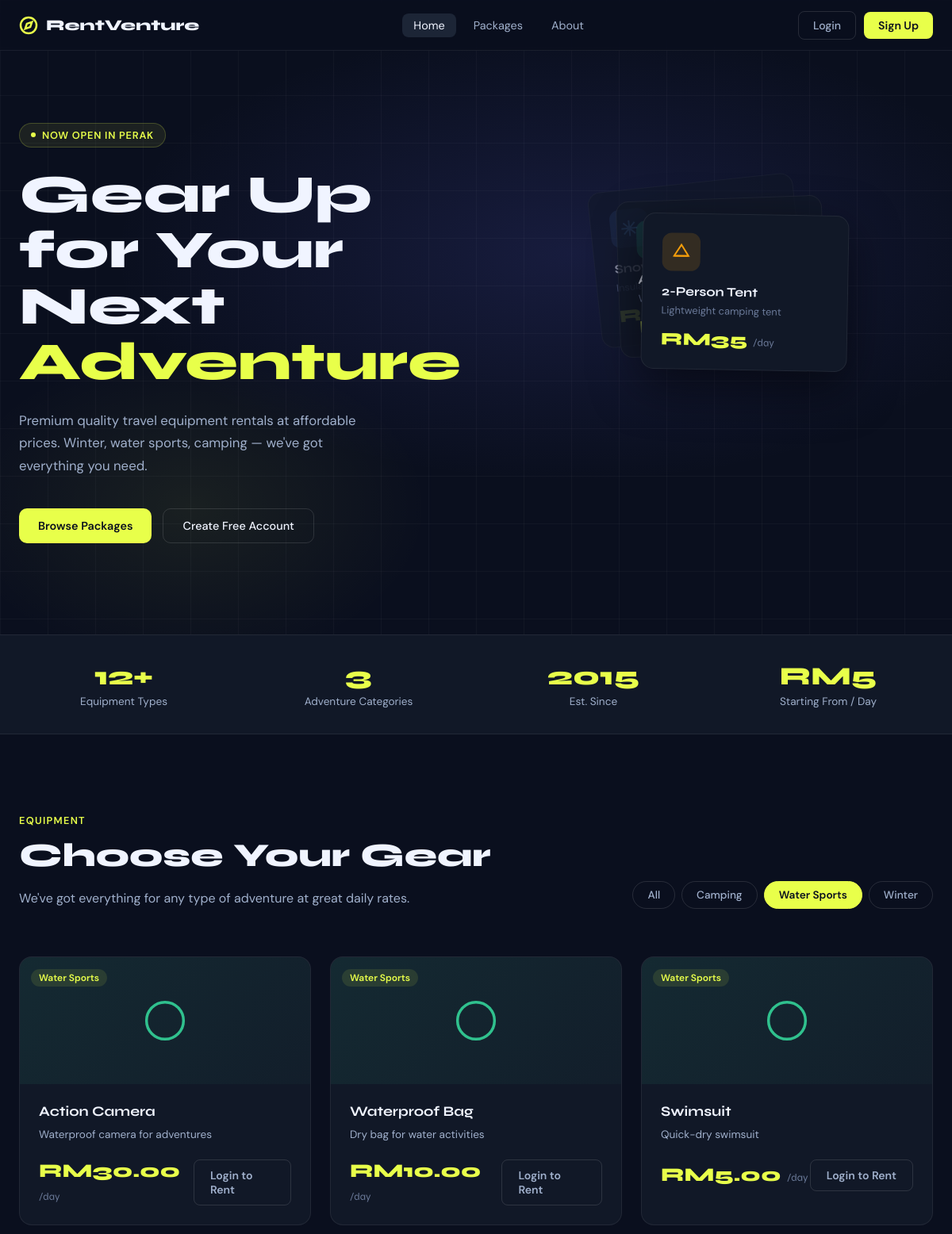
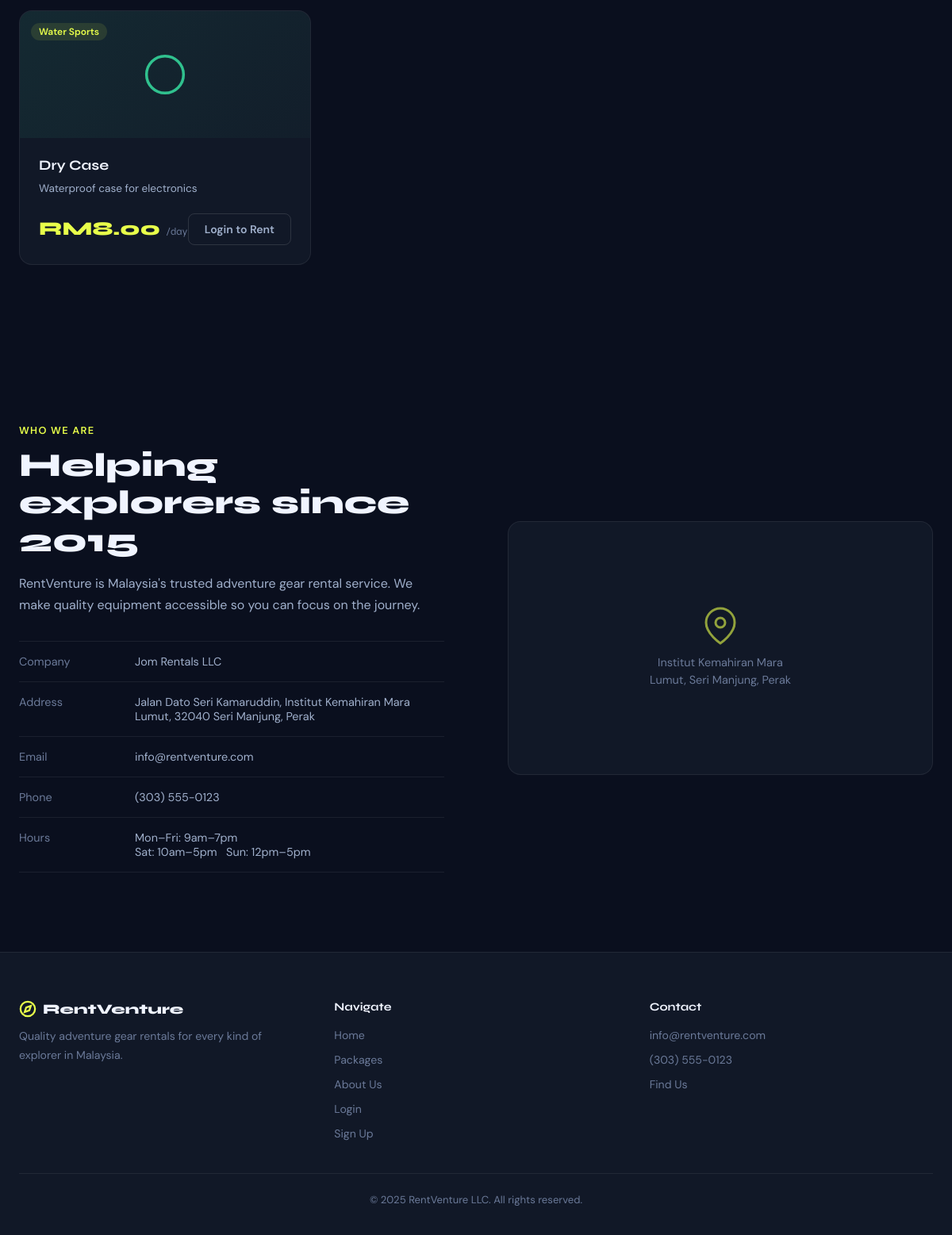
The page /index.php?category=Water+Sports on the database its author committed (2 pictures, top to bottom).
### tables this page shows
CREATE TABLE equipment (
    id INT AUTO_INCREMENT PRIMARY KEY,
    name VARCHAR(100) NOT NULL,
    description TEXT,
    price_per_day DECIMAL(10,2) NOT NULL,
    category VARCHAR(50),
    available BOOLEAN DEFAULT TRUE,
    created_at TIMESTAMP DEFAULT CURRENT_TIMESTAMP
);

### index.php (the view, shortened to what this page needs)
<?php
include 'config.php';
$query = "SELECT * FROM equipment WHERE available = 1";
$params = [];
if (isset($_GET['category']) && !empty($_GET['category'])) {
    $query .= " AND category = ?";
    $params[] = $_GET['category'];
}
$stmt = $pdo->prepare($query);
$stmt->execute($params);
$equipment = $stmt->fetchAll(PDO::FETCH_ASSOC);
$stmt = $pdo->query("SELECT DISTINCT category FROM equipment WHERE available = 1 ORDER BY category");
$categories = $stmt->fetchAll(PDO::FETCH_COLUMN);
$category_icons = [
    'Winter'      => '<path d="M12 2v20M4.93 4.93l14.14 14.14M2 12h20M4.93 19.07l14.14-14.14"/>',
    'Water Sports'=> '<path d="M2 12s3-7 10-7 10 7 10 7-3 7-10 7-10-7-10-7z"/><circle cx="12" cy="12" r="3"/>',
    'Camping'     => '<polygon points="3 17 12 3 21 17"/><path d="M3 17h18"/>',
];
$category_colors = [
    'Winter'      => '#60a5fa',
    'Water Sports'=> '#34d399',
    'Camping'     => '#f59e0b',
];
?>
<!DOCTYPE html>
<html lang="en">
<head>
    <link rel="stylesheet" href="style.css">
</head>
<body>
    <nav class="navbar">
        <div class="navbar-inner">
            <a href="index.php" class="navbar-logo">
                <svg width="24" height="24" viewBox="0 0 24 24" fill="none" stroke="currentColor" stroke-width="2.5"><circle cx="12" cy="12" r="10"/><polygon points="16.24,7.76 14.12,14.12 7.76,16.24 9.88,9.88 16.24,7.76"/></svg>
                <span>RentVenture</span>
            </a>
            <ul class="navbar-links">
                <li><a href="#" class="active">Home</a></li>
                <li><a href="#packages">Packages</a></li>
                <li><a href="#about">About</a></li>
            </ul>
            <div class="navbar-actions">
                <?php if (isset($_SESSION['user_id'])): ?>
                    <span class="user-greeting">Hi, <strong><?php echo htmlspecialchars($_SESSION['username']); ?></strong></span>
                    <?php if ($_SESSION['role'] == 'admin'): ?>
                        <a href="admin.php" class="btn-nav btn-nav-ghost">Admin</a>
                    <?php endif; ?>
                    <a href="logout.php" class="btn-nav btn-nav-danger">Logout</a>
                <?php else: ?>
                    <a href="login.php" class="btn-nav btn-nav-ghost">Login</a>
                    <a href="register.php" class="btn-nav btn-nav-accent">Sign Up</a>
                <?php endif; ?>
            </div>
        </div>
    </nav>
    <section class="hero">
        <div class="hero-bg"></div>
        <div class="hero-grid"></div>
        <div class="hero-inner">
            <div class="hero-content">
                <div class="hero-eyebrow">
                    <div class="hero-eyebrow-dot"></div>
                    Now open in Perak
                </div>
                <h1>Gear Up for Your Next <em>Adventure</em></h1>
                <p class="hero-sub">Premium quality travel equipment rentals at affordable prices. Winter, water sports, camping — we've got everything you need.</p>
                <div class="hero-cta">
                    <a href="#packages" class="btn btn-accent">Browse Packages</a>
                    <?php if (!isset($_SESSION['user_id'])): ?>
                    <a href="register.php" class="btn btn-outline">Create Free Account</a>
                    <?php endif; ?>
                </div>
            </div>
            <div class="hero-visual">
                <div class="hero-card-stack">
                    <div class="stack-card">
                        <div class="card-icon" style="background:rgba(96,165,250,0.15);">
                        </div>
                        <h3>Snow Tent</h3>
                        <p>Insulated for extreme cold</p>
                        <div class="stack-price">RM40 <span>/day</span></div>
                    </div>
                    <div class="stack-card">
                        <div class="card-icon" style="background:rgba(52,211,153,0.15);">
                        </div>
                        <h3>Action Camera</h3>
                        <p>Waterproof adventure cam</p>
                        <div class="stack-price">RM30 <span>/day</span></div>
                    </div>
                    <div class="stack-card">
                        <div class="card-icon" style="background:rgba(245,158,11,0.15);">
                            <svg width="24" height="24" viewBox="0 0 24 24" fill="none" stroke="#f59e0b" stroke-width="2"><polygon points="3 17 12 3 21 17"/><path d="M3 17h18"/></svg>
                        </div>
                        <h3>2-Person Tent</h3>
                        <p>Lightweight camping tent</p>
                        <div class="stack-price">RM35 <span>/day</span></div>
                    </div>
                </div>
            </div>
        </div>
    </section>
    <div class="stats-row">
        <div class="stats-inner">
            <div>
                <div class="stat-num">12+</div>
                <div class="stat-label">Equipment Types</div>
            </div>
            <div>
                <div class="stat-num">3</div>
                <div class="stat-label">Adventure Categories</div>
            </div>
            <div>
                <div class="stat-num">2015</div>
                <div class="stat-label">Est. Since</div>
            </div>
            <div>
                <div class="stat-num">RM5</div>
                <div class="stat-label">Starting From / Day</div>
            </div>
        </div>
    </div>
    <section id="packages" class="packages-section">
        <div class="packages-header">
            <div>
                <p class="section-label">Equipment</p>
                <h2 class="section-title">Choose Your Gear</h2>
                <p class="section-sub">We've got everything for any type of adventure at great daily rates.</p>
            </div>
            <div class="filter-bar">
                <a href="index.php#packages" class="filter-btn <?php echo !isset($_GET['category']) ? 'active' : ''; ?>">All</a>
                <?php foreach ($categories as $cat): ?>
                    <a href="index.php?category=<?php echo urlencode($cat); ?>#packages"
                       class="filter-btn <?php echo (isset($_GET['category']) && $_GET['category'] == $cat) ? 'active' : ''; ?>">
                        <?php echo htmlspecialchars($cat); ?>
                    </a>
                <?php endforeach; ?>
            </div>
        </div>
        <?php if (empty($equipment)): ?>
            <div style="max-width:1200px;margin:0 auto;text-align:center;padding:80px 0;color:var(--muted);">
                <p style="font-size:1.1rem;margin-bottom:16px;">No equipment in this category.</p>
                <a href="index.php#packages" class="btn btn-outline">View All</a>
            </div>
        <?php else: ?>
        <div class="equipment-grid">
            <?php foreach ($equipment as $item):
                $cat = $item['category'];
                $iconPath = $category_icons[$cat] ?? '<circle cx="12" cy="12" r="10"/>';
                $color = $category_colors[$cat] ?? '#6366f1';
            ?>
            <div class="eq-card">
                <div class="eq-card-top" style="background: linear-gradient(135deg, <?php echo $color; ?>18, <?php echo $color; ?>08);">
                    <svg width="56" height="56" viewBox="0 0 24 24" fill="none" stroke="<?php echo $color; ?>" stroke-width="1.5" stroke-linecap="round" stroke-linejoin="round">
                        <?php echo $iconPath; ?>
                    </svg>
                    <div class="eq-card-badge">
                        <span class="badge badge-category"><?php echo htmlspecialchars($cat); ?></span>
                    </div>
                </div>
                <div class="eq-card-body">
                    <h3 class="eq-card-name"><?php echo htmlspecialchars($item['name']); ?></h3>
                    <p class="eq-card-desc"><?php echo htmlspecialchars($item['description']); ?></p>
                    <div class="eq-card-footer">
                        <div class="eq-price">RM<?php echo number_format($item['price_per_day'], 2); ?> <span>/day</span></div>
                        <?php if (isset($_SESSION['user_id'])): ?>
                            <button class="rent-btn" onclick="openRentModal(<?php echo $item['id']; ?>, '<?php echo htmlspecialchars($item['name'], ENT_QUOTES); ?>')">
                                <svg width="14" height="14" viewBox="0 0 24 24" fill="none" stroke="currentColor" stroke-width="2.5"><circle cx="9" cy="21" r="1"/><circle cx="20" cy="21" r="1"/><path d="M1 1h4l2.68 13.39a2 2 0 0 0 2 1.61h9.72a2 2 0 0 0 2-1.61L23 6H6"/></svg>
                                Rent Now
                            </button>
                        <?php else: ?>
                            <a href="login.php" class="rent-btn rent-btn-ghost">Login to Rent</a>
                        <?php endif; ?>
                    </div>
                </div>
            </div>
            <?php endforeach; ?>
        </div>
        <?php endif; ?>
    </section>
    <section id="about" class="about-section">
        <div class="about-inner">
            <div>
                <p class="section-label">Who We Are</p>
                <h2 class="section-title">Helping explorers since 2015</h2>
                <p class="section-sub">RentVenture is Malaysia's trusted adventure gear rental service. We make quality equipment accessible so you can focus on the journey.</p>
                <div class="info-list">
                    <div class="info-row">
                        <span class="info-label">Company</span>
                        <span class="info-val">Jom Rentals LLC</span>
                    </div>
                    <div class="info-row">
                        <span class="info-label">Address</span>
                        <span class="info-val">Jalan Dato Seri Kamaruddin, Institut Kemahiran Mara Lumut, 32040 Seri Manjung, Perak</span>
                    </div>
                    <div class="info-row">
                        <span class="info-label">Email</span>
                        <span class="info-val">info@rentventure.com</span>
                    </div>
                    <div class="info-row">
                        <span class="info-label">Phone</span>
                        <span class="info-val">(303) 555-0123</span>
                    </div>
                    <div class="info-row">
                        <span class="info-label">Hours</span>
                        <span class="info-val">Mon–Fri: 9am–7pm<br>Sat: 10am–5pm &nbsp; Sun: 12pm–5pm</span>
                    </div>
                </div>
            </div>
            <div>
                <div class="about-map-placeholder">
                    <svg width="48" height="48" viewBox="0 0 24 24" fill="none" stroke="currentColor" stroke-width="1.5"><path d="M21 10c0 7-9 13-9 13s-9-6-9-13a9 9 0 0 1 18 0z"/><circle cx="12" cy="10" r="3"/></svg>
                    <p style="font-size:0.9rem;text-align:center;max-width:200px;line-height:1.5;">Institut Kemahiran Mara Lumut, Seri Manjung, Perak</p>
                </div>
            </div>
        </div>
    </section>
    <footer>
        <div class="footer-inner">
            <div class="footer-brand">
                <div style="display:flex;align-items:center;gap:8px;margin-bottom:12px;">
                    <svg width="22" height="22" viewBox="0 0 24 24" fill="none" stroke="#e8ff4a" stroke-width="2.5"><circle cx="12" cy="12" r="10"/><polygon points="16.24,7.76 14.12,14.12 7.76,16.24 9.88,9.88 16.24,7.76"/></svg>
                    <span style="font-family:'Syne',sans-serif;font-weight:800;font-size:1.1rem;">RentVenture</span>
                </div>
                <p>Quality adventure gear rentals for every kind of explorer in Malaysia.</p>
            </div>
            <div class="footer-col">
                <h4>Navigate</h4>
                <ul>
                    <li><a href="#">Home</a></li>
                    <li><a href="#packages">Packages</a></li>
                    <li><a href="#about">About Us</a></li>
                    <?php if (!isset($_SESSION['user_id'])): ?>
                    <li><a href="login.php">Login</a></li>
                    <li><a href="register.php">Sign Up</a></li>
                    <?php else: ?>
                    <li><a href="cart.php">My Cart</a></li>
                    <li><a href="logout.php">Logout</a></li>
                    <?php endif; ?>
                </ul>
            </div>
            <div class="footer-col">
                <h4>Contact</h4>
                <ul>
                    <li><a href="mailto:info@rentventure.com">info@rentventure.com</a></li>
                    <li><a href="tel:3035550123">(303) 555-0123</a></li>
                    <li><a href="#about">Find Us</a></li>
                </ul>
            </div>
        </div>
        <div class="footer-bottom">&copy; 2025 RentVenture LLC. All rights reserved.</div>
    </footer>
</body>
</html>

### rows shown on the page
equipment: category "Water Sports", name "Action Camera", description "Waterproof camera for adventures", price_per_day "30.00"
equipment: category "Water Sports", name "Waterproof Bag", description "Dry bag for water activities", price_per_day "10.00"
equipment: category "Water Sports", name "Swimsuit", description "Quick-dry swimsuit", price_per_day "5.00"
equipment: category "Water Sports", name "Dry Case", description "Waterproof case for electronics", price_per_day "8.00"

### other values the page prints
$cat "Camping"
$cat "Water Sports"
$cat "Winter"
